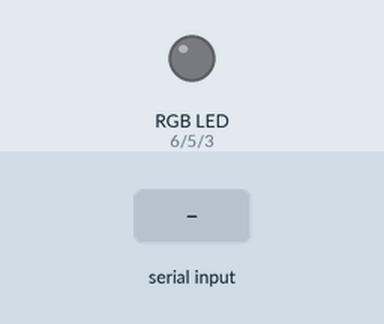
Simulated run of this sketch. Board: Arduino Uno, built with avr-gcc and run on an emulated ATmega328P. On the bench: an RGB LED mixed from three pins (HIGH = lit). The test bench sets the inputs (shaded band).

Above: at 1.2 s.
1.3 s: "DP\n" received over Serial
At 1.9 s:
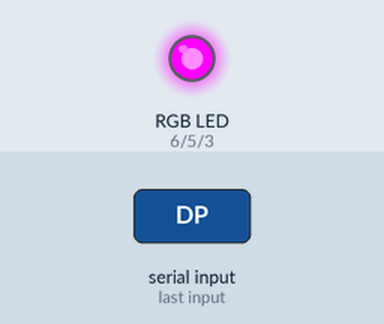
2.8 s: "DL\n" received over Serial
At 4.0 s:
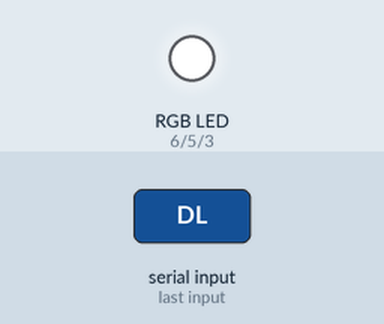
4.3 s: "P90\n" received over Serial
At 5.4 s:
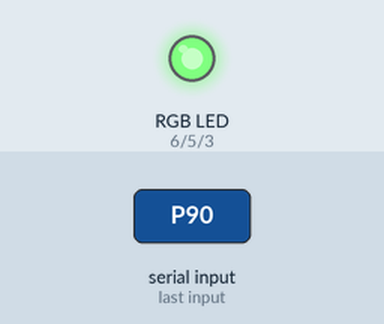
5.8 s: "DY\n" received over Serial
At 6.5 s:
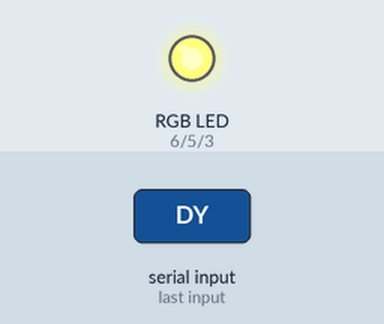
7.3 s: "L90\n" received over Serial
At 7.7 s:
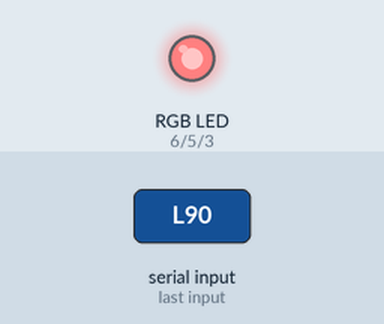
8.8 s: "DO\n" received over Serial
At 10.0 s:
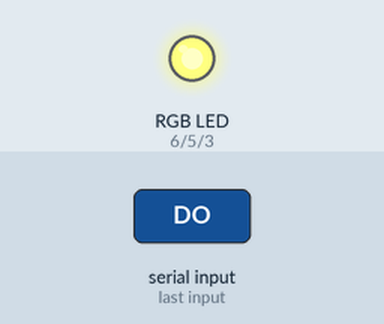
Timing chart, 0 to 11.3 s (numbered marks = the images above; inputs shaded):
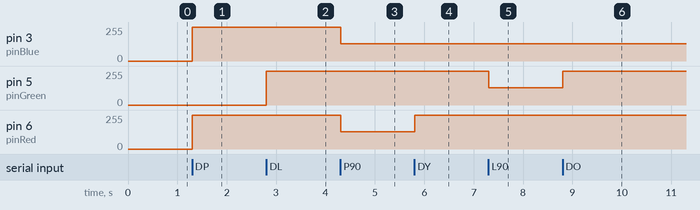

Measured:
- after the input at 1.3 s, pin 3 (pinBlue), pin 6 (pinRed): 0/255 → 255/255 at once
- after the input at 2.8 s, pin 5 (pinGreen): 0/255 → 255/255 at once
- after the input at 4.3 s, pin 3 (pinBlue), pin 6 (pinRed): 255/255 → 128/255 at once
- after the input at 5.8 s, pin 6 (pinRed): 128/255 → 255/255 at once
- after the input at 7.3 s, pin 5 (pinGreen): 255/255 → 128/255 at once
- after the input at 8.8 s, pin 5 (pinGreen): 128/255 → 255/255 at once

The sketch:

gesturedrivenfour.ino
```cpp
// Arduino Code
const int pinRed = 6;
const int pinGreen = 5;
const int pinBlue = 3;

void setup() {
  pinMode(pinRed, OUTPUT);
  pinMode(pinGreen, OUTPUT);
  pinMode(pinBlue, OUTPUT);
  Serial.begin(9600);
}

void loop() {
  static String command = "";

  while (Serial.available()) {
    char c = Serial.read();
    if (c == '\n') {
      // Process the complete command
      if (command.startsWith("P")) {
        // Purple (combination of Red and Blue)
        analogWrite(pinRed, 128);  // Half intensity Red
        analogWrite(pinGreen, 255);  // Off Green
        analogWrite(pinBlue, 128);  // Half intensity Blue
      } else if (command.startsWith("L")) {
        // Light Blue (combination of Green and Blue)
        analogWrite(pinRed, 255);  // Off Red
        analogWrite(pinGreen, 128);  // Half intensity Green
        analogWrite(pinBlue, 128);  // Half intensity Blue
      } else if (command.startsWith("Y")) {
        // Yellow (combination of Red and Green)
        analogWrite(pinRed, 128);  // Half intensity Red
        analogWrite(pinGreen, 128);  // Half intensity Green
        analogWrite(pinBlue, 255);  // Off Blue
      } else if (command.startsWith("O")) {
        // Orange (mostly Red with a bit of Green)
        analogWrite(pinRed, 128);  // Half intensity Red
        analogWrite(pinGreen, 200);  // Low intensity Green
        analogWrite(pinBlue, 255);  // Off Blue
      }

      // Handle dimming commands with inverted logic for these colors
      if (command.startsWith("DP")) {
        int dimValue = command.substring(2).toInt();
        int invertedDim = 255 - dimValue;  // Invert dimming logic
        // Adjust dimming for Purple (Red and Blue)
        analogWrite(pinRed, invertedDim);
        analogWrite(pinBlue, invertedDim);
      } else if (command.startsWith("DL")) {
        int dimValue = command.substring(2).toInt();
        int invertedDim = 255 - dimValue;  // Invert dimming logic
        // Adjust dimming for Light Blue (Green and Blue)
        analogWrite(pinGreen, invertedDim);
        analogWrite(pinBlue, invertedDim);
      } else if (command.startsWith("DY")) {
        int dimValue = command.substring(2).toInt();
        int invertedDim = 255 - dimValue;  // Invert dimming logic
        // Adjust dimming for Yellow (Red and Green)
        analogWrite(pinRed, invertedDim);
        analogWrite(pinGreen, invertedDim);
      } else if (command.startsWith("DO")) {
        int dimValue = command.substring(2).toInt();
        int invertedDim = 255 - dimValue;  // Invert dimming logic
        // Adjust dimming for Orange (Red and Green)
        analogWrite(pinRed, invertedDim);
        analogWrite(pinGreen, invertedDim);
      }

      command = "";  // Clear command buffer
    } else {
      command += c;  // Accumulate the command
    }
  }
}
```
